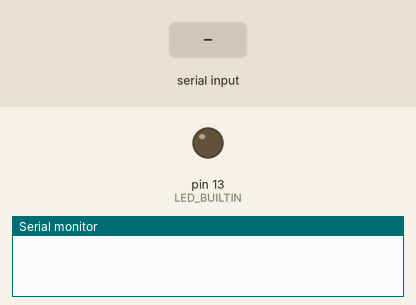
This sketch was run on a simulated Arduino Nano, built with avr-gcc and run on an emulated ATmega328P. On the bench: output pins drawn as LEDs (lit = HIGH), the last lines printed to the serial monitor. The inputs (shaded band) are chosen by the test bench.

Above: at 1.2 s.
1.3 s: "1" received over Serial
At 2.8 s:
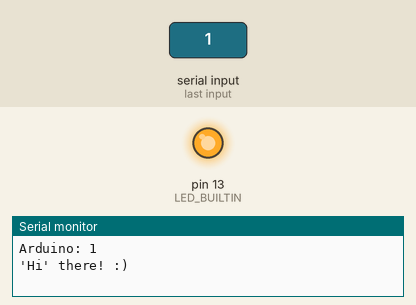
Timing chart, 0 to 10.3 s (numbered marks = the images above; inputs shaded):
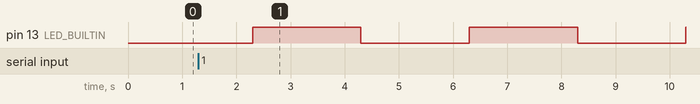

Measured:
- by itself, pin 13 (LED_BUILTIN): alternates HIGH for 2.0 s and LOW for 2.0 s

The sketch:

Send_messages.ino
````cpp
/**
 * @file    Send_message.ino
 * @brief   Send "toggle" message on the Serial port evers 2s
 * @author  jzupan
 * @date    2023/24
 * @note    Some useful information
 * ```
 * PlatformIO IDE: 	"Send_message.cpp"
 * Arduino IDE:		"Send_message.ino"
 * Board: 			Arduino Nano
 * - Sending data over USB/CDC &| TTL
 * - Useful for testing RPI, PC, and other SBC apps.
 * ```
 */

#include <Arduino.h>

/** @brief Time in miliseconds */
unsigned long time;

/** @brief LED status mirror */
unsigned int toggle;

/**
 * @brief Init Serial and paralell IO's
 */
void setup() {
    Serial.begin(115200); 	/**< 115200 baud */
    time = millis(); 		/**< current time */
    pinMode(LED_BUILTIN, OUTPUT); 	/**< LED port is output */
    digitalWrite(LED_BUILTIN, LOW); /**< LED: LOW state */
    toggle = 0;
}

/**
 * @brief Main loop
 */
void loop() {
    while ((millis() - time) < 2000L) {  	/**< every 2 seconds */
        if (Serial.available()) { 			/**< New data ? */
            String s = Serial.readString();
            Serial.print("Arduino: ");
            Serial.println(s);
        }
    }
    time = millis();
    toggle = toggle ? 0 : 1;

    digitalWrite(LED_BUILTIN, toggle ? HIGH : LOW); /**< LED toggle */
    Serial.print(toggle ? "'Hi'" : "'Lo'"); 		/**< new message */
    Serial.println(" there! :)");
}

/*
[env:nanoatmega328]
platform = atmelavr
board = nanoatmega328
framework = arduino
board_build.f_cpu = 8000000L
*/


// Še doddatna dokumentacija:
/**
 * @mainpage Moja mini Send_Serial prva stran <img src="SIflag.gif" alt="SI" style="float: right; height: 30px;">
 *
 * @section uvod Uvod
 *
 * Preprost testni program za oddajanje vzorcev besedila na serijski USB/CDC kanal
 *
 * @image   html "nano.png"  "Arduino NANO modul"  height=200px
 *
 * @section poglavje1 Dodatno
 *
 * Vzorci se oddajajo vsaki 2 sekundi.<br>
 * Hitrost prenosa je 115.200 baud.<br>
 * Program ja napisan za Arduino IDE in PlatformIO IDE.
 *
 */
````
